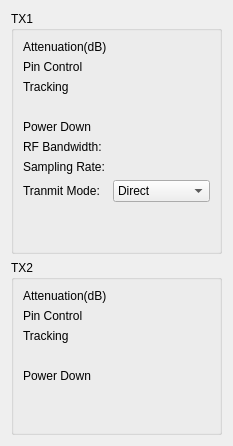
            <widget class="QWidget" name="tabTH">
             <attribute name="title">
              <string>TX</string>
             </attribute>
             <layout class="QVBoxLayout" name="verticalLayout_20">
              <item>
               <widget class="QGroupBox" name="grbTX_1">
                <property name="title">
                 <string>TX1</string>
                </property>
                <layout class="QGridLayout" name="gridLayout_2">
                 <item row="4" column="0">
                  <widget class="QLabel" name="label_29">
                   <property name="text">
                    <string>Power Down</string>
                   </property>
                  </widget>
                 </item>
                 <item row="7" column="0">
                  <widget class="QLabel" name="label_10">
                   <property name="text">
                    <string>Tranmit Mode:</string>
                   </property>
                  </widget>
                 </item>
                 <item row="7" column="1">
                  <widget class="QComboBox" name="cmbTransmit">
                   <item>
                    <property name="text">
                     <string>Direct</string>
                    </property>
                   </item>
                   <item>
                    <property name="text">
                     <string>Smart Noise</string>
                    </property>
                   </item>
                   <item>
                    <property name="text">
                     <string>Scan</string>
                    </property>
                   </item>
                  </widget>
                 </item>
                 <item row="0" column="0">
                  <widget class="QLabel" name="label_26">
                   <property name="text">
                    <string>Attenuation(dB)</string>
                   </property>
                  </widget>
                 </item>
                 <item row="5" column="0">
                  <widget class="QLabel" name="label_37">
                   <property name="text">
                    <string>RF Bandwidth:</string>
                   </property>
                  </widget>
                 </item>
                 <item row="6" column="0">
                  <widget class="QLabel" name="label_39">
                   <property name="text">
                    <string>Sampling Rate:</string>
                   </property>
                  </widget>
                 </item>
                 <item row="1" column="0">
                  <widget class="QLabel" name="label_27">
                   <property name="text">
                    <string>Pin Control</string>
                   </property>
                  </widget>
                 </item>
                 <item row="8" column="0">
                  <spacer name="verticalSpacer_6">
                   <property name="orientation">
                    <enum>Qt::Vertical</enum>
                   </property>
                   <property name="sizeHint" stdset="0">
                    <size>
                     <width>20</width>
                     <height>40</height>
                    </size>
                   </property>
                  </spacer>
                 </item>
                 <item row="3" column="0">
                  <widget class="QLabel" name="label_38">
                   <property name="text">
                    <string/>
                   </property>
                  </widget>
                 </item>
                 <item row="2" column="0">
                  <widget class="QLabel" name="label_35">
                   <property name="text">
                    <string>Tracking</string>
                   </property>
                  </widget>
                 </item>
                </layout>
               </widget>
              </item>
              <item>
               <widget class="QGroupBox" name="grbTX_2">
                <property name="title">
                 <string>TX2</string>
                </property>
                <layout class="QGridLayout" name="gridLayout_5">
                 <item row="0" column="0">
                  <widget class="QLabel" name="label_31">
                   <property name="text">
                    <string>Attenuation(dB)</string>
                   </property>
                  </widget>
                 </item>
                 <item row="4" column="0">
                  <widget class="QLabel" name="label_30">
                   <property name="text">
                    <string>Power Down</string>
                   </property>
                  </widget>
                 </item>
                 <item row="1" column="0">
                  <widget class="QLabel" name="label_28">
                   <property name="text">
                    <string>Pin Control</string>
                   </property>
                  </widget>
                 </item>
                 <item row="2" column="0">
                  <widget class="QLabel" name="label_36">
                   <property name="text">
                    <string>Tracking</string>
                   </property>
                  </widget>
                 </item>
                 <item row="3" column="0">
                  <widget class="QLabel" name="label_40">
                   <property name="text">
                    <string/>
                   </property>
                  </widget>
                 </item>
                 <item row="5" column="0">
                  <spacer name="verticalSpacer_4">
                   <property name="orientation">
                    <enum>Qt::Vertical</enum>
                   </property>
                   <property name="sizeHint" stdset="0">
                    <size>
                     <width>20</width>
                     <height>40</height>
                    </size>
                   </property>
                  </spacer>
                 </item>
                </layout>
               </widget>
              </item>
             </layout>
            </widget>
